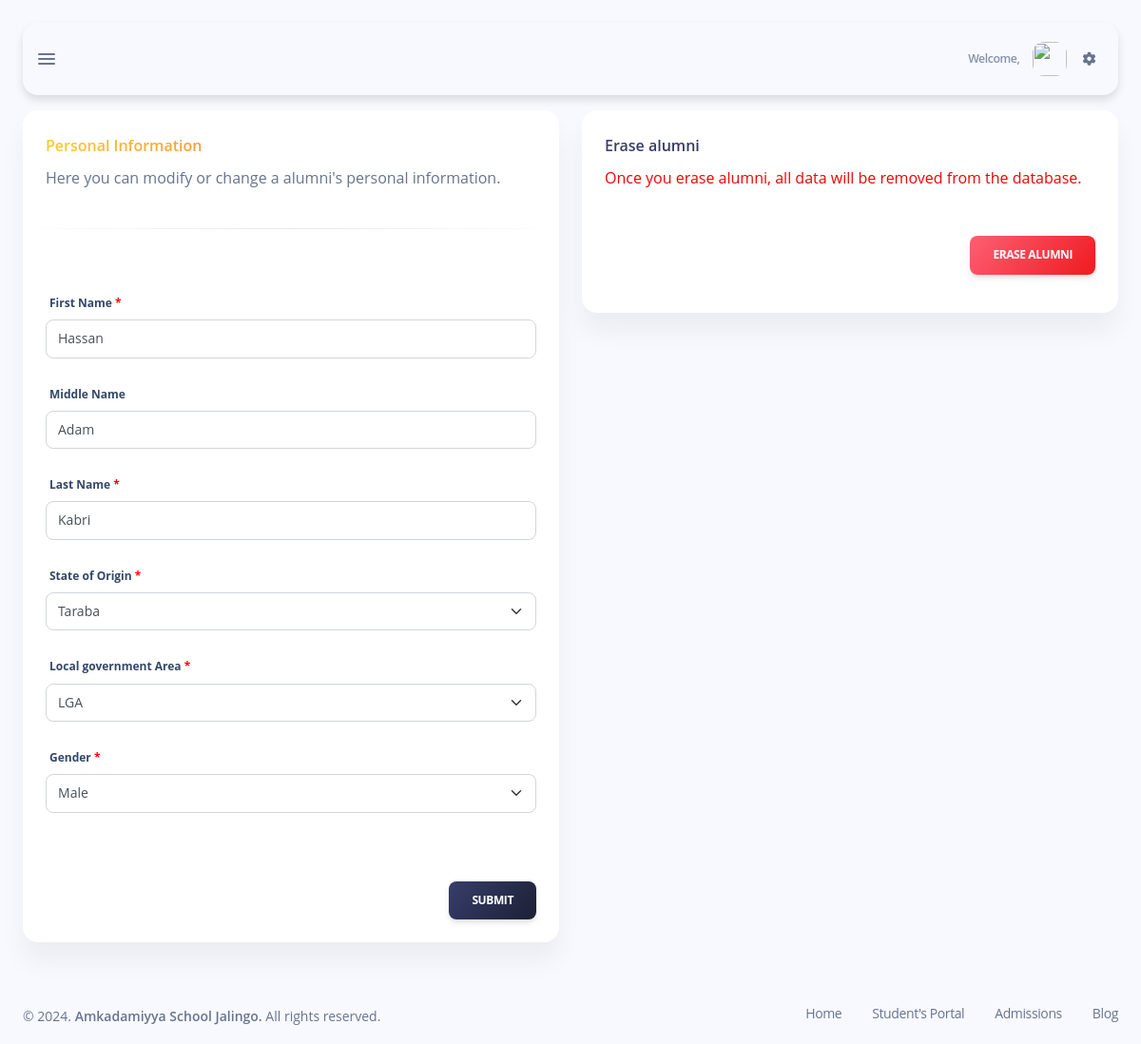
The page /subdomains/admin/admin-edit-alumni.php?alumni_id=101 on the database its author committed.
### tables this page shows
CREATE TABLE `alumni` (
  `alumni_id` int(11) NOT NULL,
  `first_name` varchar(50) NOT NULL,
  `second_name` varchar(50) DEFAULT NULL,
  `last_name` varchar(50) NOT NULL,
  `index_no` varchar(10) NOT NULL DEFAULT 'NIA',
  `date_of_birth` date NOT NULL,
  `gender` varchar(10) DEFAULT NULL,
  `graduation_year` int(11) NOT NULL,
  `position_held` varchar(100) NOT NULL DEFAULT 'NIL',
  `email` varchar(100) NOT NULL,
  `phone_number` varchar(20) DEFAULT NULL,
  `address` varchar(255) NOT NULL DEFAULT 'UNKNOWN',
  `lga` varchar(100) NOT NULL DEFAULT 'Jalingo',
  `state` varchar(100) DEFAULT NULL,
  `nin_number` varchar(20) NOT NULL DEFAULT 'UNAVAILABLE'
);

### subdomains/admin/admin-edit-alumni.php (the view, shortened to what this page needs)
<?php
include "admin-process.php";
if (isset($_GET['alumni_id'])) {
    $alumni_id = $_GET['alumni_id'];
    $sql = "SELECT * FROM `alumni` WHERE `alumni_id` = '$alumni_id'";
    $result = mysqli_query($conn, $sql);
    $alumni = mysqli_fetch_assoc($result);
} else {
    header('Location: alumni-list.php');
}
?>
<!DOCTYPE html>
<html lang="en">
<head>
    <?php include "inc/admin-header.php"; ?>
</head>
<body class="g-sidenav-show bg-info-soft">
    <main class="main-content position-relative max-height-vh-100 h-100 border-radius-lg">
        <?php require "inc/admin-navbar.php"; ?>
        <div class="container-fluid pt-3">
            <div class="row mb-4">
                <div class="col-md-6">
                    <form action="" method="post">
                        <div class="card mb-4">
                            <div class="card-header">
                                <h6 class="text-gradient text-warning">Personal Information</h6>
                                <p class="mb-0">Here you can modify or change a alumni's personal information.</p>
                            </div>
                            <hr class="horizontal dark">
                            <div class="card-body">
                                <div class="row mt-4">
                                    <div class="col-12">
                                        <label>First Name</label>
                                        <div class="input-group mb-4">
                                            <input type="text" name="first_name" placeholder="First Name"
                                                value="<?php echo ucfirst($alumni['first_name']); ?>"
                                                class="form-control">
                                        </div>
                                    </div>
                                    <div class="col-12">
                                        <label class="null-label">Middle Name</label>
                                        <div class="input-group mb-4">
                                            <input type="text" name="second" placeholder="Middle Name"
                                                value="<?php echo ucfirst($alumni['second_name']); ?>"
                                                class="form-control">
                                        </div>
                                    </div>
                                    <div class="col-12">
                                        <label>Last Name</label>
                                        <div class="input-group mb-4">
                                            <input type="text" name="last_name" placeholder="Last Name"
                                                value="<?php echo ucfirst($alumni['last_name']); ?>"
                                                class="form-control">
                                        </div>
                                    </div>
                                    <div class="col-12">
                                        <label>State of Origin</label>
                                        <div class="input-group mb-4">
                                            <select required onchange="toggleLGA(this);" name="state" id="state"
                                                class="form-select">
                                                <option value="" selected="selected"><?php echo $alumni['state']; ?></option>
                                            </select>
                                        </div>
                                    </div>
                                    <div class="col-12">
                                        <label>Local government Area</label>
                                        <div class="input-group mb-4">
                                            <select name="lga" id="lga" class="form-select select-lga"
                                                required>
                                                <option value="">LGA</option>
                                            </select>
                                        </div>
                                    </div>
                                    <div class="col-12">
                                        <label>Gender</label>
                                        <div class="input-group mb-4">
                                            <select class="form-select" name="gender">
                                                <option value="Male">Male</option>
                                            </select>
                                        </div>
                                    </div>
                                </div>
                            </div>
                            <div class="card-footer text-end">
                                <input type="submit" value="SUBMIT" name="updateStudent"
                                    class="btn bg-gradient-dark mb-0">
                            </div>
                        </div>
                    </form>
                </div>
                <div class="col-md-6 mt-3 mt-md-0">
                    <div class="card">
                        <div class="card-header">
                            <h6 class="text-gradient text-dark">Erase alumni</h6>
                            <p class="mb-0 text-danger">Once you erase alumni, all data will be removed from the
                                database.</p>
                        </div>
                        <div class="card-body">
                            <div class="d-flex justify-content-end align-items-center">
                                <div class="text-end">
                                    <a href="?delete_alumni=<?php echo $alumni['alumni_id'];?>" class="btn bg-gradient-danger">Erase alumni</a>
                                </div>
                            </div>
                        </div>
                    </div>
                </div>
            </div>
        </div>
        <?php include "inc/admin-footer.php";?>
    </main>
    <?php include "inc/admin-scripts.php"; ?></body>
</html>

### css/style.css (style rules this page uses)
html { font-size: 1rem; }
@media (min-width: 576px) { html { font-size: 0.9rem; } }
@media (min-width: 768px) { html { font-size: 0.95rem; } }
@media (min-width: 992px) { html { font-size: 1rem; } }
label::after { content: " *"; color: red; }
.null-label::after { content: ""; }

### rows shown on the page
alumni: first_name "Hassan", second "Adam", last_name "Kabri", state "Taraba"
